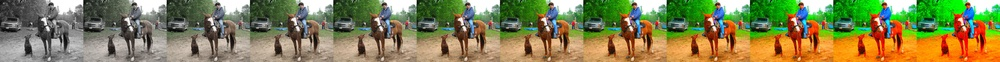
#> input picture voc_only_logs/degraded/004545_color_strip.jpg, 1000 x 62 px, shrunk from 6000 x 375 before the run, given in place of degraded, which was not available
$ python deg_tiledv2.py ../degraded
#> lines starting #> are read from the running program, lines starting #| are printed output that depends on the picture; pictures that were not available may be replaced by others from this repository, and a replacement may not be noted
# Applies all 9 degradation functions to a single image
# Most functions use the log space

from PIL import ImageEnhance
from PIL import Image
from PIL import ImageFilter
from PIL import ImageDraw
from PIL import ImageFont
import numpy as np
import cv2
import skimage.util.noise as skinoise
import argparse
import random
import os

# 4545.jpg


# Adjust the colors of the image
# grayscale 0.0 -> original colors 1.0
def color_adj(im1, enhance_num):
    color = ImageEnhance.Color(im1)
    return color.enhance(enhance_num)


# Adjust the contrast of the image
# Solid gray image 0.0 -> original 1.0 -> over-saturated 2.0
def contrast_adj(im1, contrast_num):
    contrast = ImageEnhance.Contrast(im1)
    return contrast.enhance(contrast_num)


# Adjusts the brightness of the image
# black 0.0 -> original 1.0 -> white 2.0
def bright_adj(im1, bright_num):
    bright = ImageEnhance.Brightness(im1)
    return bright.enhance(bright_num)


# Adjusts the sharpness of the image
# perc1: percentage to be sharpened
# [0, 400+]
def sharp_adj(im1, perc1):
    return im1.filter(ImageFilter.UnsharpMask(percent=perc1))


# Adjusts the Gaussian Blur applied to the image
# gblur_rad is the radius of the gaussian blur being applied
def gblur(im1, gblur_rad):
    return im1.filter(ImageFilter.GaussianBlur(radius=gblur_rad))


# Resize from original -> ratio of the original -> the original
# reduces the quality of the image
def imresize(im1, ratio):
    filter1 = Image.NEAREST
    new_size = (int(im1.size[0] * ratio), int(im1.size[1] * ratio))
    return im1.resize(new_size, resample=filter1).resize(im1.size, resample=filter1)


# Gaussian Noise
# var1: original image 0 -> noisy image 1
def gnoise(im1, var1):
    out1 = skinoise.random_noise(im1, mode='gaussian', var=var1)
    out1 *= 255.0
    return Image.fromarray(out1.astype('uint8'))


# Salt and Pepper Noise
# amt: amount of s&p noise in the image
def snpnoise(im1, amt=0.05):
    out = skinoise.random_noise(im1, mode='s&p', amount=amt)
    out *= 255.0
    return Image.fromarray(out.astype('uint8'))


# Speckle Noise
# var1: original image 0 -> noisy image 1
def snoise(im1, var1):
    out = skinoise.random_noise(im1, mode='speckle', var=var1)
    out *= 255.0
    return Image.fromarray(out.astype('uint8'))


random.seed(1)

parser = argparse.ArgumentParser(description='Applies the different degradation methods to the directory of images')
parser.add_argument('inp_fn', help='Image directory')

args = parser.parse_args()

inp_fn = args.inp_fn

im = Image.open(inp_fn)
#> im is the input picture: PIL image 1000x62 RGB; mean R, G, B 133, 130.7, 84.3
numpy_im = np.array(im.convert('RGB'))

ims_color = []
ims_contr = []
ims_brigh = []
ims_sharp = []
ims_gblur = []
ims_imres = []
ims_gnois = []
ims_snpno = []
ims_snois = []

font = ImageFont.truetype(r"C:\Windows\Fonts\arial.ttf", 48)
text_color = (0, 255, 255)

# Color range
r_col = np.linspace(0, 1, num=4, endpoint=False)
r_col2 = np.geomspace(1, 10, num=8, endpoint=False)
r_col = np.concatenate((r_col, r_col2))

# Contrast range
r_con = np.linspace(0.05, 1, num=6, endpoint=False)
r_con2 = np.geomspace(1, 20, num=5)
r_con = np.concatenate(([0], r_con, r_con2))

# Brightness range
r_br = np.geomspace(0.1, 1, num=6, endpoint=False)
r_br2 = np.geomspace(1, 30, num=5)
r_br = np.concatenate(([0], r_br, r_br2))

# Sharpness range
r_sh = [i * 34 for i in range(0, 12)]

# Gaussian Blur range
# r_gblur = [i for i in range(0, 12)]
r_gblur = np.linspace(0.5, 2.5, num=4, endpoint=False)
r_gblur2 = np.linspace(3, 9, num=7)
r_gblur = np.concatenate(([0], r_gblur, r_gblur2))

# Imresize range
r_imr = np.geomspace(0.04, 1, num=12)
r_imr = r_imr[::-1]

# Gaussian Noise range
r_gau = np.geomspace(0.01, 10.24, num=11)
r_gau = np.concatenate(([0], r_gau))

# Salt and Pepper range
r_snp = np.linspace(0.03, 0.5, num=6, endpoint=False)
r_snp2 = np.linspace(0.5, 1, num=5)
r_snp = np.concatenate(([0], r_snp, r_snp2))

# Speckle Noise range
r_spe = np.geomspace(0.03, 30, num=11)
r_spe = np.concatenate(([0], r_spe))

# COLOR CODE
for i in r_col:
    img = color_adj(im, i)
    draw = ImageDraw.Draw(img)
    draw.text((0, 0), "{:.2f}".format(i), text_color, font=font)
    ims_color.append(np.array(img))
#> after the loop, ims_color = 12 items


# CONTRAST CODE
for i in r_con:
    img = contrast_adj(im, i)
    draw = ImageDraw.Draw(img)
    draw.text((0, 0), "{:.2f}".format(i), text_color, font=font)
    ims_contr.append(np.array(img))
#> after the loop, ims_contr = 12 items


# BRIGHTNESS CODE
for i in r_br:
    img = bright_adj(im, i)
    draw = ImageDraw.Draw(img)
    draw.text((0, 0), "{:.2f}".format(i), text_color, font=font)
    ims_brigh.append(np.array(img))
#> after the loop, ims_brigh = 12 items


# SHARPNESS CODE
for i in r_sh:
    img = sharp_adj(im, i)
    draw = ImageDraw.Draw(img)
    draw.text((0, 0), "{:.2f}".format(i / 100. + 1), text_color, font=font)
    ims_sharp.append(np.array(img))
#> after the loop, ims_sharp = 12 items


# GAUSSIAN BLUR CODE
for i in r_gblur:
    img = gblur(im, i)
    draw = ImageDraw.Draw(img)
    draw.text((0, 0), "{:.2f}".format(i), text_color, font=font)
    ims_gblur.append(np.array(img))
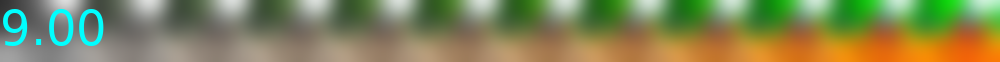
#> img: PIL image 1000x62 RGB; mean R, G, B 131.6, 134.2, 87.9
#> after the loop, ims_gblur = 12 items


# IMRESIZE CODE
for i in r_imr:
    img = imresize(im, i)
    draw = ImageDraw.Draw(img)
    draw.text((0, 0), "{:.3f}".format(i), text_color, font=font)
    ims_imres.append(np.array(img))
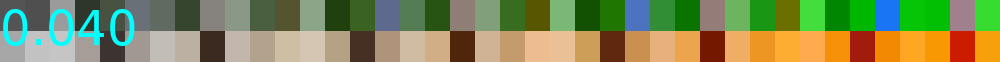
#> img: PIL image 1000x62 RGB; mean R, G, B 129.9, 137.7, 86.6
#> after the loop, ims_imres = 12 items


# GAUSSIAN NOISE CODE
for i in r_gau:
    img = gnoise(numpy_im, i)
    draw = ImageDraw.Draw(img)
    draw.text((0, 0), "{:.2f}".format(i), text_color, font=font)
    ims_gnois.append(np.array(img))
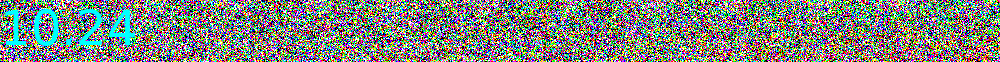
#> img: PIL image 1000x62 RGB; mean R, G, B 125.8, 131.4, 124.3
#> after the loop, ims_gnois = 12 items


# SALT AND PEPPER NOISE CODE
for i in r_snp:
    img = snpnoise(numpy_im, i)
    draw = ImageDraw.Draw(img)
    draw.text((0, 0), "{:.2f}".format(i), text_color, font=font)
    ims_snpno.append(np.array(img))
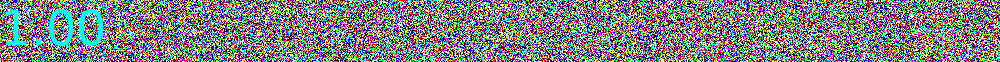
#> img: PIL image 1000x62 RGB; mean R, G, B 126, 129.2, 130.3
#> after the loop, ims_snpno = 12 items


# SPECKLE NOISE CODE
for i in r_spe:
    img = snoise(numpy_im, i)
    draw = ImageDraw.Draw(img)
    draw.text((0, 0), "{:.2f}".format(i), text_color, font=font)
    ims_snois.append(np.array(img))
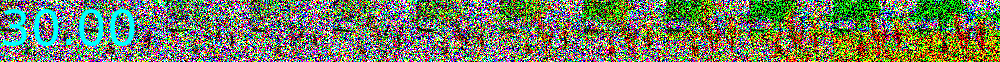
#> img: PIL image 1000x62 RGB; mean R, G, B 112.6, 124.7, 95.8
#> after the loop, ims_snois = 12 items


ims_color = np.array(ims_color)
ims_contr = np.array(ims_contr)
ims_brigh = np.array(ims_brigh)
ims_sharp = np.array(ims_sharp)
ims_gblur = np.array(ims_gblur)
ims_imres = np.array(ims_imres)
ims_gnois = np.array(ims_gnois)
ims_snpno = np.array(ims_snpno)
ims_snois = np.array(ims_snois)

vert_color = []
vert_contr = []
vert_brigh = []
vert_sharp = []
vert_gblur = []
vert_imres = []
vert_gnois = []
vert_snpno = []
vert_snois = []

for i in range(3):
    horiz_color = []
    horiz_contr = []
    horiz_brigh = []
    horiz_sharp = []
    horiz_gblur = []
    horiz_imres = []
    horiz_gnois = []
    horiz_snpno = []
    horiz_snois = []
    ii = 4
    for j in range(ii):
        if j == 0:
            horiz_color = ims_color[j+i*ii]
            horiz_contr = ims_contr[j+i*ii]
            horiz_brigh = ims_brigh[j+i*ii]
            horiz_sharp = ims_sharp[j+i*ii]
            horiz_gblur = ims_gblur[j+i*ii]
            horiz_imres = ims_imres[j+i*ii]
            horiz_gnois = ims_gnois[j+i*ii]
            horiz_snpno = ims_snpno[j+i*ii]
            horiz_snois = ims_snois[j+i*ii]
        else:
            horiz_color = np.hstack((horiz_color, ims_color[j+i*ii]))
            horiz_contr = np.hstack((horiz_contr, ims_contr[j+i*ii]))
            horiz_brigh = np.hstack((horiz_brigh, ims_brigh[j+i*ii]))
            horiz_sharp = np.hstack((horiz_sharp, ims_sharp[j+i*ii]))
            horiz_gblur = np.hstack((horiz_gblur, ims_gblur[j+i*ii]))
            horiz_imres = np.hstack((horiz_imres, ims_imres[j+i*ii]))
            horiz_gnois = np.hstack((horiz_gnois, ims_gnois[j+i*ii]))
            horiz_snpno = np.hstack((horiz_snpno, ims_snpno[j+i*ii]))
            horiz_snois = np.hstack((horiz_snois, ims_snois[j+i*ii]))
    if i == 0:
        vert_color = horiz_color
        vert_contr = horiz_contr
        vert_brigh = horiz_brigh
        vert_sharp = horiz_sharp
        vert_gblur = horiz_gblur
        vert_imres = horiz_imres
        vert_gnois = horiz_gnois
        vert_snpno = horiz_snpno
        vert_snois = horiz_snois
    else:
        vert_color = np.vstack((vert_color, horiz_color))
        vert_contr = np.vstack((vert_contr, horiz_contr))
        vert_brigh = np.vstack((vert_brigh, horiz_brigh))
        vert_sharp = np.vstack((vert_sharp, horiz_sharp))
        vert_gblur = np.vstack((vert_gblur, horiz_gblur))
        vert_imres = np.vstack((vert_imres, horiz_imres))
        vert_gnois = np.vstack((vert_gnois, horiz_gnois))
        vert_snpno = np.vstack((vert_snpno, horiz_snpno))
        vert_snois = np.vstack((vert_snois, horiz_snois))

Image.fromarray(vert_color).save(
    r"C:\Users\Matthew\Desktop\masters\pytorch-faster-rcnn\voc_only_logs\degraded\{}_color_strip.jpg"
    .format(os.path.split(inp_fn)[-1][:-4]))
Image.fromarray(vert_contr).save(
    r"C:\Users\Matthew\Desktop\masters\pytorch-faster-rcnn\voc_only_logs\degraded\{}_contrast_strip.jpg"
    .format(os.path.split(inp_fn)[-1][:-4]))
Image.fromarray(vert_brigh).save(
    r"C:\Users\Matthew\Desktop\masters\pytorch-faster-rcnn\voc_only_logs\degraded\{}_brightness_strip.jpg"
    .format(os.path.split(inp_fn)[-1][:-4]))
Image.fromarray(vert_sharp).save(
    r"C:\Users\Matthew\Desktop\masters\pytorch-faster-rcnn\voc_only_logs\degraded\{}_sharpness_strip.jpg"
    .format(os.path.split(inp_fn)[-1][:-4]))
Image.fromarray(vert_gblur).save(
    r"C:\Users\Matthew\Desktop\masters\pytorch-faster-rcnn\voc_only_logs\degraded\{}_gblur_strip.jpg"
    .format(os.path.split(inp_fn)[-1][:-4]))
Image.fromarray(vert_imres).save(
    r"C:\Users\Matthew\Desktop\masters\pytorch-faster-rcnn\voc_only_logs\degraded\{}_resize_strip.jpg"
    .format(os.path.split(inp_fn)[-1][:-4]))
Image.fromarray(vert_gnois).save(
    r"C:\Users\Matthew\Desktop\masters\pytorch-faster-rcnn\voc_only_logs\degraded\{}_gnoise_strip.jpg"
    .format(os.path.split(inp_fn)[-1][:-4]))
Image.fromarray(vert_snpno).save(
    r"C:\Users\Matthew\Desktop\masters\pytorch-faster-rcnn\voc_only_logs\degraded\{}_snpnoise_strip.jpg"
    .format(os.path.split(inp_fn)[-1][:-4]))
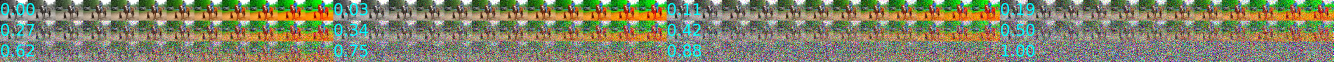
#> saved as degr_snpnoise_strip.jpg: PIL image 4000x186 RGB (shown at 1/3 size); mean R, G, B 128.6, 131.6, 105.1
Image.fromarray(vert_snois).save(
    r"C:\Users\Matthew\Desktop\masters\pytorch-faster-rcnn\voc_only_logs\degraded\{}_snoise_strip.jpg"
    .format(os.path.split(inp_fn)[-1][:-4]))
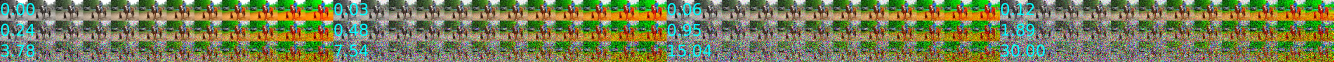
#> saved as degr_snoise_strip.jpg: PIL image 4000x186 RGB (shown at 1/3 size); mean R, G, B 118.1, 126.1, 85.9
